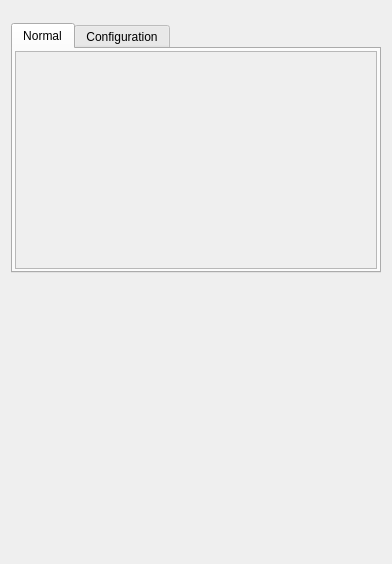
<?xml version="1.0" encoding="UTF-8"?>
<ui version="4.0">
 <class>Form</class>
 <widget class="QWidget" name="Form">
  <property name="geometry">
   <rect>
    <x>0</x>
    <y>0</y>
    <width>392</width>
    <height>564</height>
   </rect>
  </property>
  <property name="sizePolicy">
   <sizepolicy hsizetype="Preferred" vsizetype="Preferred">
    <horstretch>0</horstretch>
    <verstretch>0</verstretch>
   </sizepolicy>
  </property>
  <property name="windowTitle">
   <string>Form</string>
  </property>
  <layout class="QVBoxLayout" name="verticalLayout_3">
   <item>
    <widget class="TyphosDisplayTitle" name="TyphosDisplayTitle">
     <property name="toolTip">
      <string/>
     </property>
    </widget>
   </item>
   <item>
    <widget class="TyphosPositionerWidget" name="TyphosPositionerWidget">
     <property name="sizePolicy">
      <sizepolicy hsizetype="Preferred" vsizetype="Preferred">
       <horstretch>0</horstretch>
       <verstretch>0</verstretch>
      </sizepolicy>
     </property>
     <property name="maximumSize">
      <size>
       <width>16777215</width>
       <height>230</height>
      </size>
     </property>
     <property name="toolTip">
      <string/>
     </property>
     <property name="readback_attribute" stdset="0">
      <string>calc.readback</string>
     </property>
     <property name="setpoint_attribute" stdset="0">
      <string>calc.setpoint</string>
     </property>
     <property name="low_limit_switch_attribute" stdset="0">
      <string>real.low_limit_switch</string>
     </property>
     <property name="high_limit_switch_attribute" stdset="0">
      <string>real.high_limit_switch</string>
     </property>
     <property name="low_limit_travel_attribute" stdset="0">
      <string>low_limit_travel</string>
     </property>
     <property name="high_limit_travel_attribute" stdset="0">
      <string>high_limit_travel</string>
     </property>
     <property name="velocity_attribute" stdset="0">
      <string/>
     </property>
     <property name="acceleration_attribute" stdset="0">
      <string/>
     </property>
     <property name="moving_attribute" stdset="0">
      <string>real.motor_is_moving</string>
     </property>
     <property name="error_message_attribute" stdset="0">
      <string>real.plc.status</string>
     </property>
    </widget>
   </item>
   <item>
    <widget class="QTabWidget" name="signal_tab">
     <property name="sizePolicy">
      <sizepolicy hsizetype="Expanding" vsizetype="Maximum">
       <horstretch>0</horstretch>
       <verstretch>0</verstretch>
      </sizepolicy>
     </property>
     <property name="minimumSize">
      <size>
       <width>0</width>
       <height>250</height>
      </size>
     </property>
     <property name="maximumSize">
      <size>
       <width>16777215</width>
       <height>500</height>
      </size>
     </property>
     <property name="autoFillBackground">
      <bool>false</bool>
     </property>
     <property name="tabPosition">
      <enum>QTabWidget::North</enum>
     </property>
     <property name="tabShape">
      <enum>QTabWidget::Rounded</enum>
     </property>
     <property name="currentIndex">
      <number>0</number>
     </property>
     <property name="elideMode">
      <enum>Qt::ElideNone</enum>
     </property>
     <property name="usesScrollButtons">
      <bool>false</bool>
     </property>
     <property name="documentMode">
      <bool>false</bool>
     </property>
     <property name="tabBarAutoHide">
      <bool>false</bool>
     </property>
     <widget class="QWidget" name="normal_tab">
      <attribute name="title">
       <string>Normal</string>
      </attribute>
      <layout class="QHBoxLayout" name="misc_tab_layout">
       <property name="leftMargin">
        <number>2</number>
       </property>
       <property name="topMargin">
        <number>2</number>
       </property>
       <property name="rightMargin">
        <number>2</number>
       </property>
       <property name="bottomMargin">
        <number>2</number>
       </property>
       <item>
        <widget class="QScrollArea" name="normal_scroll">
         <property name="horizontalScrollBarPolicy">
          <enum>Qt::ScrollBarAlwaysOff</enum>
         </property>
         <property name="sizeAdjustPolicy">
          <enum>QAbstractScrollArea::AdjustToContentsOnFirstShow</enum>
         </property>
         <property name="widgetResizable">
          <bool>true</bool>
         </property>
         <widget class="QWidget" name="normal_widget">
          <property name="geometry">
           <rect>
            <x>0</x>
            <y>0</y>
            <width>362</width>
            <height>218</height>
           </rect>
          </property>
          <layout class="QVBoxLayout" name="verticalLayout">
           <property name="leftMargin">
            <number>2</number>
           </property>
           <property name="topMargin">
            <number>2</number>
           </property>
           <property name="rightMargin">
            <number>2</number>
           </property>
           <property name="bottomMargin">
            <number>2</number>
           </property>
           <item>
            <widget class="TyphosSignalPanel" name="normal_panel">
             <property name="toolTip">
              <string/>
             </property>
             <property name="whatsThis">
              <string>
    Panel of Signals for Device
    </string>
             </property>
             <property name="showHints" stdset="0">
              <bool>false</bool>
             </property>
             <property name="showNormal" stdset="0">
              <bool>true</bool>
             </property>
             <property name="showConfig" stdset="0">
              <bool>false</bool>
             </property>
             <property name="showOmitted" stdset="0">
              <bool>false</bool>
             </property>
            </widget>
           </item>
           <item>
            <spacer name="normal_spacer">
             <property name="orientation">
              <enum>Qt::Vertical</enum>
             </property>
             <property name="sizeHint" stdset="0">
              <size>
               <width>20</width>
               <height>40</height>
              </size>
             </property>
            </spacer>
           </item>
          </layout>
         </widget>
        </widget>
       </item>
      </layout>
     </widget>
     <widget class="QWidget" name="config_tab">
      <attribute name="title">
       <string>Configuration</string>
      </attribute>
      <layout class="QHBoxLayout" name="config_tab_layout">
       <property name="leftMargin">
        <number>2</number>
       </property>
       <property name="topMargin">
        <number>2</number>
       </property>
       <property name="rightMargin">
        <number>2</number>
       </property>
       <property name="bottomMargin">
        <number>2</number>
       </property>
       <item>
        <widget class="QScrollArea" name="config_scroll">
         <property name="font">
          <font>
           <underline>false</underline>
          </font>
         </property>
         <property name="horizontalScrollBarPolicy">
          <enum>Qt::ScrollBarAlwaysOff</enum>
         </property>
         <property name="sizeAdjustPolicy">
          <enum>QAbstractScrollArea::AdjustToContentsOnFirstShow</enum>
         </property>
         <property name="widgetResizable">
          <bool>true</bool>
         </property>
         <widget class="QWidget" name="config_widget">
          <property name="geometry">
           <rect>
            <x>0</x>
            <y>0</y>
            <width>94</width>
            <height>28</height>
           </rect>
          </property>
          <layout class="QVBoxLayout" name="verticalLayout_2">
           <property name="leftMargin">
            <number>2</number>
           </property>
           <property name="topMargin">
            <number>2</number>
           </property>
           <property name="rightMargin">
            <number>2</number>
           </property>
           <property name="bottomMargin">
            <number>2</number>
           </property>
           <item>
            <widget class="TyphosSignalPanel" name="config_panel">
             <property name="sizePolicy">
              <sizepolicy hsizetype="Preferred" vsizetype="Maximum">
               <horstretch>0</horstretch>
               <verstretch>0</verstretch>
              </sizepolicy>
             </property>
             <property name="toolTip">
              <string/>
             </property>
             <property name="whatsThis">
              <string>
    Panel of Signals for Device
    </string>
             </property>
             <property name="showHints" stdset="0">
              <bool>false</bool>
             </property>
             <property name="showNormal" stdset="0">
              <bool>false</bool>
             </property>
             <property name="showOmitted" stdset="0">
              <bool>false</bool>
             </property>
            </widget>
           </item>
           <item>
            <spacer name="config_spacer">
             <property name="orientation">
              <enum>Qt::Vertical</enum>
             </property>
             <property name="sizeHint" stdset="0">
              <size>
               <width>20</width>
               <height>40</height>
              </size>
             </property>
            </spacer>
           </item>
          </layout>
         </widget>
        </widget>
       </item>
      </layout>
     </widget>
    </widget>
   </item>
   <item>
    <spacer name="verticalSpacer">
     <property name="orientation">
      <enum>Qt::Vertical</enum>
     </property>
     <property name="sizeHint" stdset="0">
      <size>
       <width>20</width>
       <height>40</height>
      </size>
     </property>
    </spacer>
   </item>
  </layout>
 </widget>
 <customwidgets>
  <customwidget>
   <class>TyphosSignalPanel</class>
   <extends>QWidget</extends>
   <header>typhos.panel</header>
  </customwidget>
  <customwidget>
   <class>TyphosPositionerWidget</class>
   <extends>QWidget</extends>
   <header>typhos.positioner</header>
  </customwidget>
  <customwidget>
   <class>TyphosDisplayTitle</class>
   <extends>QFrame</extends>
   <header>typhos.display</header>
  </customwidget>
 </customwidgets>
 <resources/>
 <connections/>
</ui>
